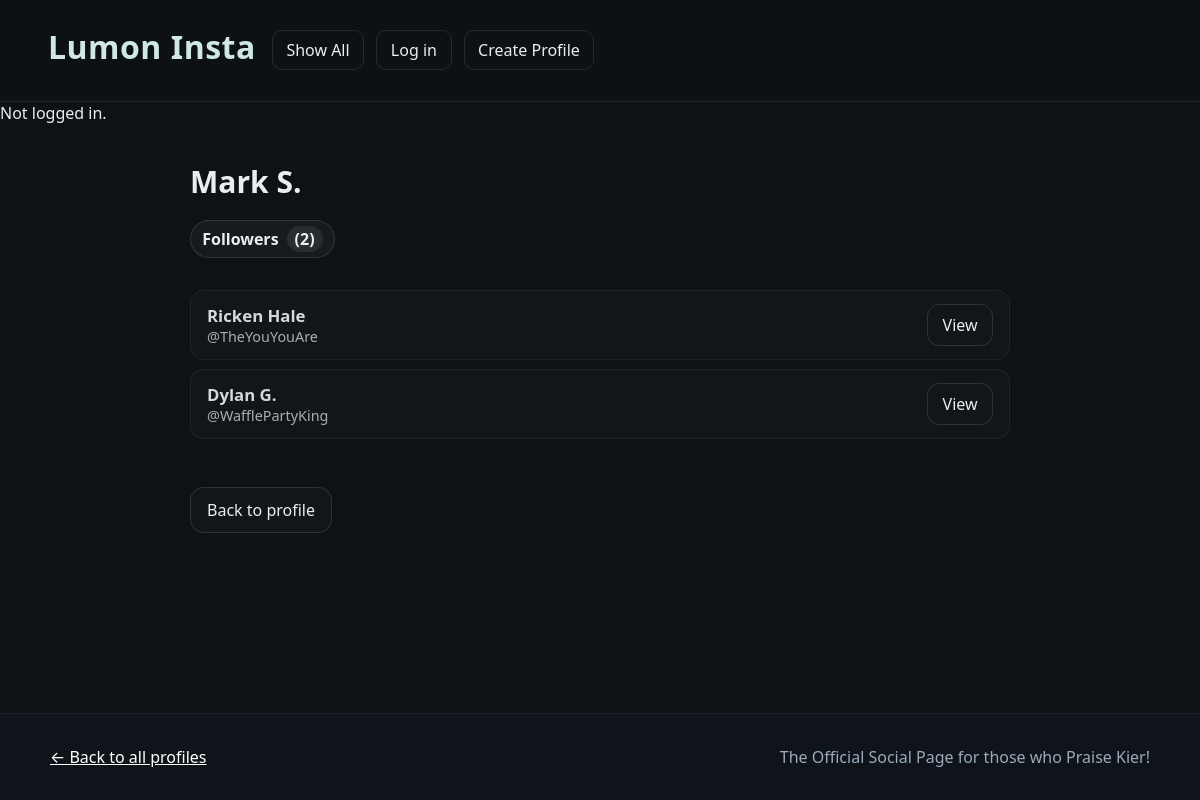
The app's page /mini_insta/profile/2/followers with its own data.
### mini_insta/models.py (models this page shows, shortened)
class Profile(models.Model):
    username = models.TextField(blank=True)
    display_name = models.TextField(blank=True)
    bio_text = models.TextField(blank=True)
    profile_image_url = models.URLField(blank=True)
    join_date = models.DateTimeField(auto_now=True)
    user = models.ForeignKey(User, on_delete=models.CASCADE) ## NEW
    def get_followers(self):
        query = Follow.objects.filter(profile=self)
        return [f.follower_profile for f in query]
    def get_num_followers(self):
        return Follow.objects.filter(profile=self).count()

### mini_insta/views.py (the view)
# urls.py: path('profile/<int:pk>/followers', ShowFollowersDetailView.as_view(), name='show_followers'),
class ShowFollowersDetailView(DetailView):
    model = Profile
    template_name = 'mini_insta/show_followers.html'
    context_object_name = 'profile'

### mini_insta/templates/mini_insta/show_followers.html
{% extends 'mini_insta/base.html' %}
{% block content %}
<section class="follow-section">
  <header class="follow-header">
    <h1>{{ profile.display_name}}</h1>
    <p class="follow-pill">Followers <span class="count">({{ profile.get_num_followers }})</span></p>
  </header>
  <ul class="follow-list">
    {% for p in profile.get_followers %}
      <li class="user-row">
        <div class="user-meta">
          <a class="user-name" href="{% url 'show_profile' p.pk %}">
            {{ p.display_name}}
          </a>
          <div class="user-sub">@{{ p.username }}</div>
        </div>
        <br>
        <a class="btn-ghost" href="{% url 'show_profile' p.pk %}">View</a>
      </li>
    {% empty %}
      <li class="empty">No followers yet.</li>
    {% endfor %}
  </ul>
  <a class="btn-back" href="{% url 'show_profile' profile.pk %}">Back to profile</a>
</section>
{% endblock %}

### static/severance.css (style rules this page uses)
html, body { margin: 0; padding: 0; min-height: 100%; font-family: system-ui, -apple-system, Segoe UI, Roboto, Helvetica, Arial, sans-serif; color: #e8eef2; background: #0e1216; }
body { display: flex; flex-direction: column; }
h1, h2, h3 { margin: 0 0 .35rem; font-weight: 650; line-height: 1.2; }
.follow-section { max-width: 820px; margin: 0 auto; padding: 1rem 1rem 3rem; }
.follow-header h1 { margin: 0 0 .25rem; font-size: clamp(1.6rem,2.5vw,2.4rem); }
.follow-pill { display:inline-flex; gap:.5rem; align-items:center; padding:.35rem .7rem; border:1px solid rgba(255,255,255,.12); border-radius:999px; font-weight:600; background:rgba(255,255,255,.04); }
.follow-pill .count { background:rgba(255,255,255,.08); padding:.1rem .5rem; border-radius:999px; }
.follow-list { list-style:none; margin:1rem 0 2rem; padding:0; }
.user-row { display:grid; grid-template-columns:56px 1fr auto; gap:1rem; align-items:center; padding:.8rem 1rem; border-radius:14px; background:rgba(255,255,255,.02); border:1px solid rgba(255,255,255,.06); }
.user-row + .user-row { margin-top:.6rem; }
.user-meta { min-width:0; }
.user-name, .user-name:visited, .user-name:hover, .user-name:active, .user-name:focus { color:inherit; text-decoration:none; font-weight:700; font-size:1.05rem; }
.user-name { opacity:.9; white-space: nowrap; overflow: hidden; text-overflow: ellipsis; }
.user-sub { font-size:.9rem; opacity:.7; }
.btn-ghost { padding:.55rem .9rem; border-radius:12px; border:1px solid rgba(255,255,255,.12); background:transparent; color:inherit; text-decoration:none; white-space:nowrap; }
.btn-back { display:inline-block; margin-top:1rem; padding:.7rem 1rem; border-radius:14px; border:1px solid rgba(255,255,255,.12); text-decoration:none; color:inherit; background:rgba(255,255,255,.02); }
.follow-section a, .follow-section a:visited { color:inherit; text-decoration:none; }

### records on screen
Profile: display_name "Mark S.", get_num_followers "2"
Profile: display_name "Ricken Hale", username "TheYouYouAre"
Profile: display_name "Dylan G.", username "WafflePartyKing"
